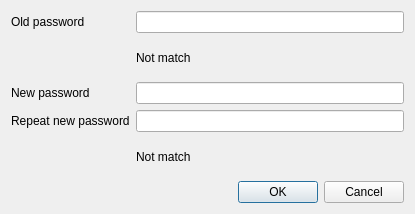
<?xml version="1.0" encoding="UTF-8"?>
<ui version="4.0">
 <class>Dialog</class>
 <widget class="QDialog" name="Dialog">
  <property name="geometry">
   <rect>
    <x>0</x>
    <y>0</y>
    <width>415</width>
    <height>214</height>
   </rect>
  </property>
  <property name="windowTitle">
   <string>Dialog</string>
  </property>
  <layout class="QGridLayout" name="gridLayout">
   <item row="1" column="1">
    <widget class="QLabel" name="lbl_old_user_password_not_match">
     <property name="styleSheet">
      <string notr="true"/>
     </property>
     <property name="text">
      <string>Not match</string>
     </property>
    </widget>
   </item>
   <item row="2" column="1">
    <widget class="QLineEdit" name="field_new_user_password"/>
   </item>
   <item row="0" column="0">
    <widget class="QLabel" name="label">
     <property name="text">
      <string>Old password</string>
     </property>
    </widget>
   </item>
   <item row="0" column="1">
    <widget class="QLineEdit" name="field_old_user_password"/>
   </item>
   <item row="4" column="0">
    <widget class="QLabel" name="label_3">
     <property name="text">
      <string>Repeat new password</string>
     </property>
    </widget>
   </item>
   <item row="6" column="1">
    <widget class="QDialogButtonBox" name="buttonBox">
     <property name="orientation">
      <enum>Qt::Horizontal</enum>
     </property>
     <property name="standardButtons">
      <set>QDialogButtonBox::Cancel|QDialogButtonBox::Ok</set>
     </property>
    </widget>
   </item>
   <item row="4" column="1">
    <widget class="QLineEdit" name="field_new_user_password_repeat"/>
   </item>
   <item row="2" column="0">
    <widget class="QLabel" name="label_2">
     <property name="text">
      <string>New password</string>
     </property>
    </widget>
   </item>
   <item row="5" column="1">
    <widget class="QLabel" name="lbl_new_user_password_not_match">
     <property name="text">
      <string>Not match</string>
     </property>
    </widget>
   </item>
  </layout>
 </widget>
 <resources/>
 <connections>
  <connection>
   <sender>buttonBox</sender>
   <signal>accepted()</signal>
   <receiver>Dialog</receiver>
   <slot>accept()</slot>
   <hints>
    <hint type="sourcelabel">
     <x>248</x>
     <y>254</y>
    </hint>
    <hint type="destinationlabel">
     <x>157</x>
     <y>274</y>
    </hint>
   </hints>
  </connection>
  <connection>
   <sender>buttonBox</sender>
   <signal>rejected()</signal>
   <receiver>Dialog</receiver>
   <slot>reject()</slot>
   <hints>
    <hint type="sourcelabel">
     <x>316</x>
     <y>260</y>
    </hint>
    <hint type="destinationlabel">
     <x>286</x>
     <y>274</y>
    </hint>
   </hints>
  </connection>
 </connections>
</ui>
